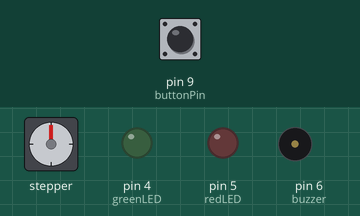
A sketch run on a simulated Arduino Uno, built with avr-gcc and run on an emulated ATmega328P. On the bench: stepper motor, output pins drawn as LEDs (lit = HIGH), buzzer (waves = sounding). Wiring (inferred from the names in the program): stepper motor driver (200 steps per turn assumed): step pin 3; direction pin 2. Dashed ring = blinking. Inputs (shaded band) come from the test bench; at power-on: pin 9 (buttonPin) HIGH. Pins used as bus, display or sensor lines are not drawn.

Above: at 1.2 s.
1.3 s: pin 9 (buttonPin) pulled LOW for 0.15 s
2.9 s: pin 9 (buttonPin) pulled LOW for 1 s
At 3.4 s:
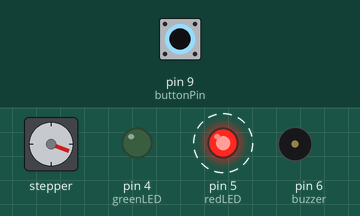
At 4.0 s:
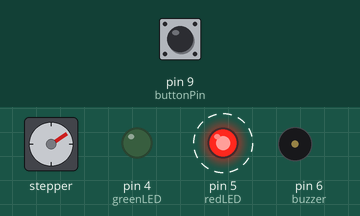
5.9 s: pin 9 (buttonPin) pulled LOW for 0.15 s
At 6.05 s:
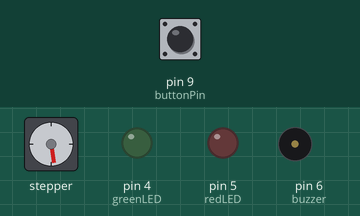
At 8.75 s:
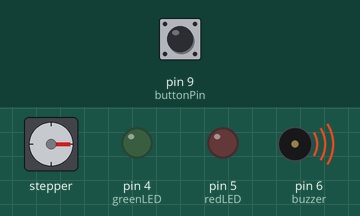
8.9 s: pin 9 (buttonPin) pulled LOW for 3.2 s
14.6 s: pin 9 (buttonPin) pulled LOW for 1 s
18.6 s: pin 9 (buttonPin) pulled LOW for 0.15 s
Timing chart, 0 to 27.0 s (numbered marks = the images above; inputs shaded):
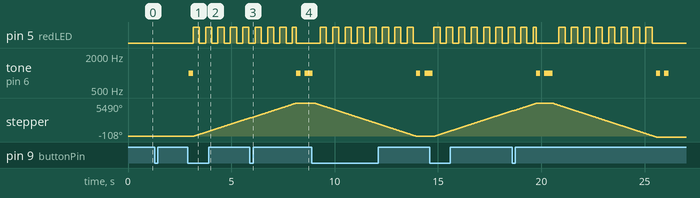

The sketch:

proj_code_with_time_dly.ino
```cpp
// Pin definitions
const int dirPin = 2;
const int stepPin = 3;
const int greenLED = 4;
const int redLED = 5;
const int buzzer = 6;
const int buttonPin = 9;

// State definitions
enum State {
  STATE_0, // Initial state: All off
  IDLE_CLOSED,
  OPENING,
  IDLE_OPEN,
  CLOSING
};

State currentState = STATE_0; // Start in the initial state
bool buttonPressed = false;

unsigned long movementStartTime = 0;
const unsigned long movementDuration = 5000; // 5 seconds

void setup() {
  pinMode(dirPin, OUTPUT);
  pinMode(stepPin, OUTPUT);
  pinMode(greenLED, OUTPUT);
  pinMode(redLED, OUTPUT);
  pinMode(buzzer, OUTPUT);
  pinMode(buttonPin, INPUT_PULLUP);

  // Initialize all outputs to LOW in setup()
  digitalWrite(dirPin, LOW);
  digitalWrite(stepPin, LOW);
  digitalWrite(greenLED, LOW);
  digitalWrite(redLED, LOW);
  digitalWrite(buzzer, LOW);
}

void loop() {
  checkButton();

  switch (currentState) {
    case STATE_0: // New initial state
      // All components are off, do nothing
      if (buttonPressed) {
        buttonPressed = false; // Consume the button press
        currentState = IDLE_CLOSED; // Go to the IDLE_CLOSED state to begin operation
      }
      break;

    case IDLE_CLOSED:
      stopMotor();
      digitalWrite(redLED, LOW);
      digitalWrite(greenLED, LOW);
      noTone(buzzer);

      if (buttonPressed) {
        buttonPressed = false;
        beepOnce();
        digitalWrite(dirPin, HIGH); // Forward direction
        movementStartTime = millis();
        currentState = OPENING;
      }
      break;

    case OPENING:
      if (millis() - movementStartTime < movementDuration) {
        blinkRedLED();
        stepMotor();
      } else {
        stopMotor();
        digitalWrite(redLED, LOW);
        beepTwice();
        currentState = IDLE_OPEN;
      }
      break;

    case IDLE_OPEN:
      stopMotor();
      digitalWrite(redLED, LOW);
      digitalWrite(greenLED, HIGH);
      noTone(buzzer);

      if (buttonPressed) {
        buttonPressed = false;
        digitalWrite(greenLED, LOW);
        beepOnce();
        digitalWrite(dirPin, LOW); // Reverse direction
        movementStartTime = millis();
        currentState = CLOSING;
      }
      break;

    case CLOSING:
      if (millis() - movementStartTime < movementDuration) {
        blinkRedLED();
        stepMotor();
      } else {
        stopMotor();
        digitalWrite(redLED, LOW);
        beepTwice();
        currentState = IDLE_CLOSED;
      }
      break;
  }
}

void checkButton() {
  static bool lastButtonState = HIGH;
  bool currentButtonState = digitalRead(buttonPin);
  if (lastButtonState == HIGH && currentButtonState == LOW) {
    delay(50); // debounce
    if (digitalRead(buttonPin) == LOW) {
      buttonPressed = true;
    }
  }
  lastButtonState = currentButtonState;
}

void stepMotor() {
  digitalWrite(stepPin, HIGH);
  delayMicroseconds(800);
  digitalWrite(stepPin, LOW);
  delayMicroseconds(800);
}

void stopMotor() {
  digitalWrite(stepPin, LOW);
}

void blinkRedLED() {
  static unsigned long lastBlink = 0;
  static bool ledState = false;
  if (millis() - lastBlink >= 300) {
    ledState = !ledState;
    digitalWrite(redLED, ledState);
    lastBlink = millis();
  }
}

void beepOnce() {
  tone(buzzer, 1000);
  delay(200);
  noTone(buzzer);
}

void beepTwice() {
  tone(buzzer, 1000);
  delay(200);
  noTone(buzzer);
  delay(200);
  tone(buzzer, 1000);
  delay(200);
  noTone(buzzer);
}
```

Measured:
- after the input at 2.9 s, pin 5 (redLED): alternates HIGH for 0.30 s and LOW for 0.30 s, starting after 0.25 s; tone on pin 6 (buzzer): silent → 1000 Hz after 0.05 s, → silent 0.20 s later; stepper: keeps turning clockwise at about 1118°/s, starting after 0.27 s
- after the input at 5.9 s, pin 4 (greenLED): stays LOW (without the input it goes to HIGH after 2.9 s)
